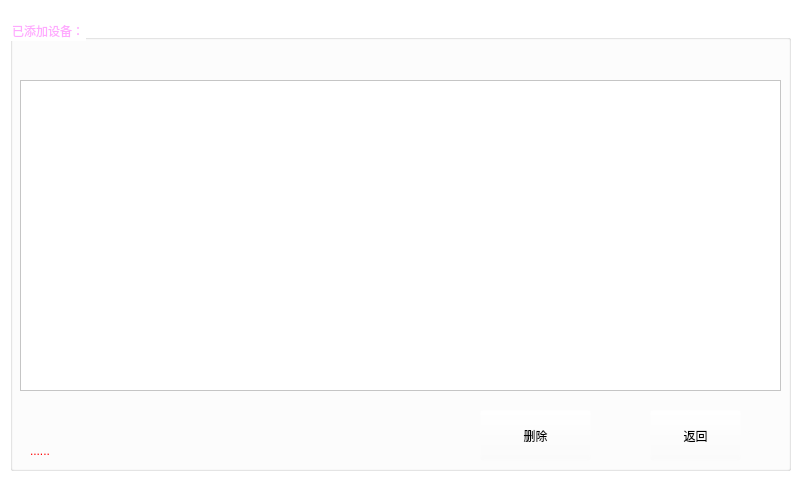
<?xml version="1.0" encoding="UTF-8"?>
<ui version="4.0">
 <class>ViewThreeFiveDevice</class>
 <widget class="QWidget" name="ViewThreeFiveDevice">
  <property name="geometry">
   <rect>
    <x>0</x>
    <y>0</y>
    <width>800</width>
    <height>480</height>
   </rect>
  </property>
  <property name="minimumSize">
   <size>
    <width>800</width>
    <height>480</height>
   </size>
  </property>
  <property name="maximumSize">
   <size>
    <width>800</width>
    <height>480</height>
   </size>
  </property>
  <property name="windowTitle">
   <string>Form</string>
  </property>
  <property name="styleSheet">
   <string notr="true">background-color: rgb(255, 255, 255);
font: 75 72pt &quot;Ubuntu&quot;;</string>
  </property>
  <widget class="QGroupBox" name="groupBox">
   <property name="geometry">
    <rect>
     <x>10</x>
     <y>20</y>
     <width>781</width>
     <height>451</height>
    </rect>
   </property>
   <property name="styleSheet">
    <string notr="true">background-color: rgba(255, 255, 255, 0);
color: rgb(255, 170, 255);</string>
   </property>
   <property name="title">
    <string>已添加设备：</string>
   </property>
   <widget class="QTableWidget" name="tableWidget">
    <property name="geometry">
     <rect>
      <x>10</x>
      <y>60</y>
      <width>761</width>
      <height>311</height>
     </rect>
    </property>
    <property name="styleSheet">
     <string notr="true">background-color: rgb(255, 255, 255);
color: rgb(85, 85, 127);
gridline-color: rgb(255, 170, 127);
</string>
    </property>
   </widget>
   <widget class="QPushButton" name="pushButton">
    <property name="geometry">
     <rect>
      <x>470</x>
      <y>390</y>
      <width>111</width>
      <height>51</height>
     </rect>
    </property>
    <property name="styleSheet">
     <string notr="true">color: rgb(0, 0, 0);</string>
    </property>
    <property name="text">
     <string>删除</string>
    </property>
   </widget>
   <widget class="QPushButton" name="pushButton_2">
    <property name="geometry">
     <rect>
      <x>640</x>
      <y>390</y>
      <width>91</width>
      <height>51</height>
     </rect>
    </property>
    <property name="styleSheet">
     <string notr="true">color: rgb(0, 0, 0);</string>
    </property>
    <property name="text">
     <string>返回</string>
    </property>
   </widget>
   <widget class="QLabel" name="label">
    <property name="geometry">
     <rect>
      <x>20</x>
      <y>420</y>
      <width>411</width>
      <height>21</height>
     </rect>
    </property>
    <property name="styleSheet">
     <string notr="true">font: 75 72pt &quot;Ubuntu&quot;;
background-color: rgba(255, 255, 255, 0);
color: rgb(255, 0, 0);</string>
    </property>
    <property name="text">
     <string>......</string>
    </property>
   </widget>
  </widget>
 </widget>
 <resources/>
 <connections/>
</ui>
